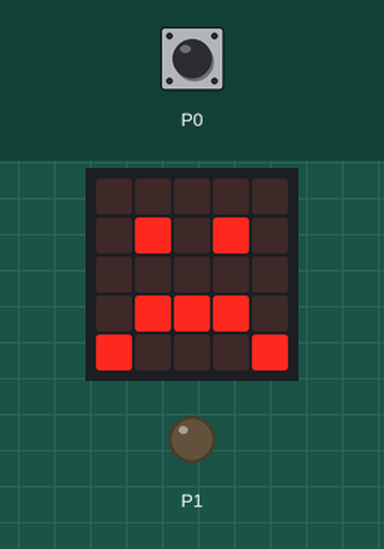
The program below on a simulated BBC micro:bit running MicroPython. Parts: the board's 5×5 LED display, output pins drawn as LEDs (lit = HIGH). Inputs (shaded band) come from the test bench.

Above: at 1.2 s.
1.3 s: touch pin P0 pressed for 0.15 s
At 1.37 s:
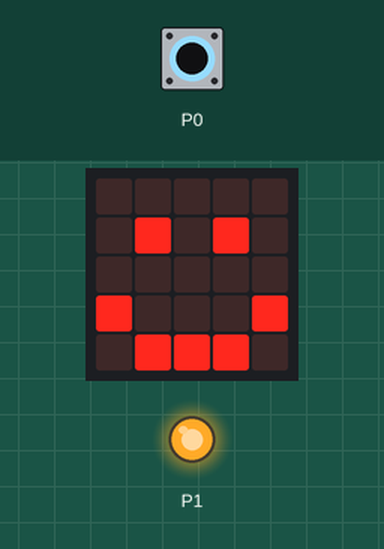
2.9 s: touch pin P0 pressed for 3.2 s
At 7.1 s:
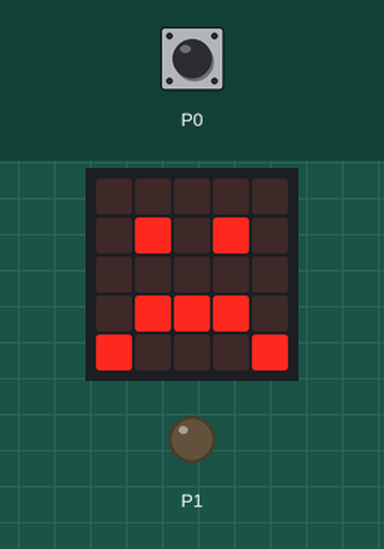
Timing chart, 0 to 8.6 s (numbered marks = the images above; inputs shaded):
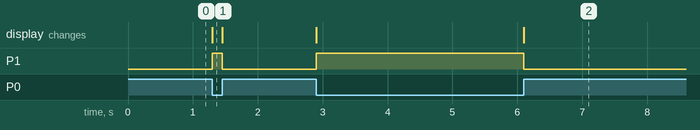

Measured:
- after the input at 1.3 s, P1: LOW → HIGH at once, → LOW 0.15 s later; the display: changes at once (image 1)
- after the input at 2.9 s, P1: LOW → HIGH at once, → LOW 3.2 s later; the display: first changes at once (image 2 shows a later state)

The program:

TicklishPythonMicrobitWithBuzzerProducingSound.py
```python
#https://microbit-micropython.readthedocs.io/en/latest/tutorials/io.html
#https://microbit-micropython.readthedocs.io/en/latest/pin.html

#With one hand, hold your device by the GND pin.
#Then, with your other hand, touch (or tickle)
#the 0 (zero) pin. You should see the display
#change from grumpy to happy!

from microbit import *

while True:
    if pin0.is_touched():
        display.show(Image.HAPPY)
        #Piezo Buzzer is connected to pin1
        pin1.write_digital(1)
    else:
        display.show(Image.SAD)
        pin1.write_digital(0)
    
```
